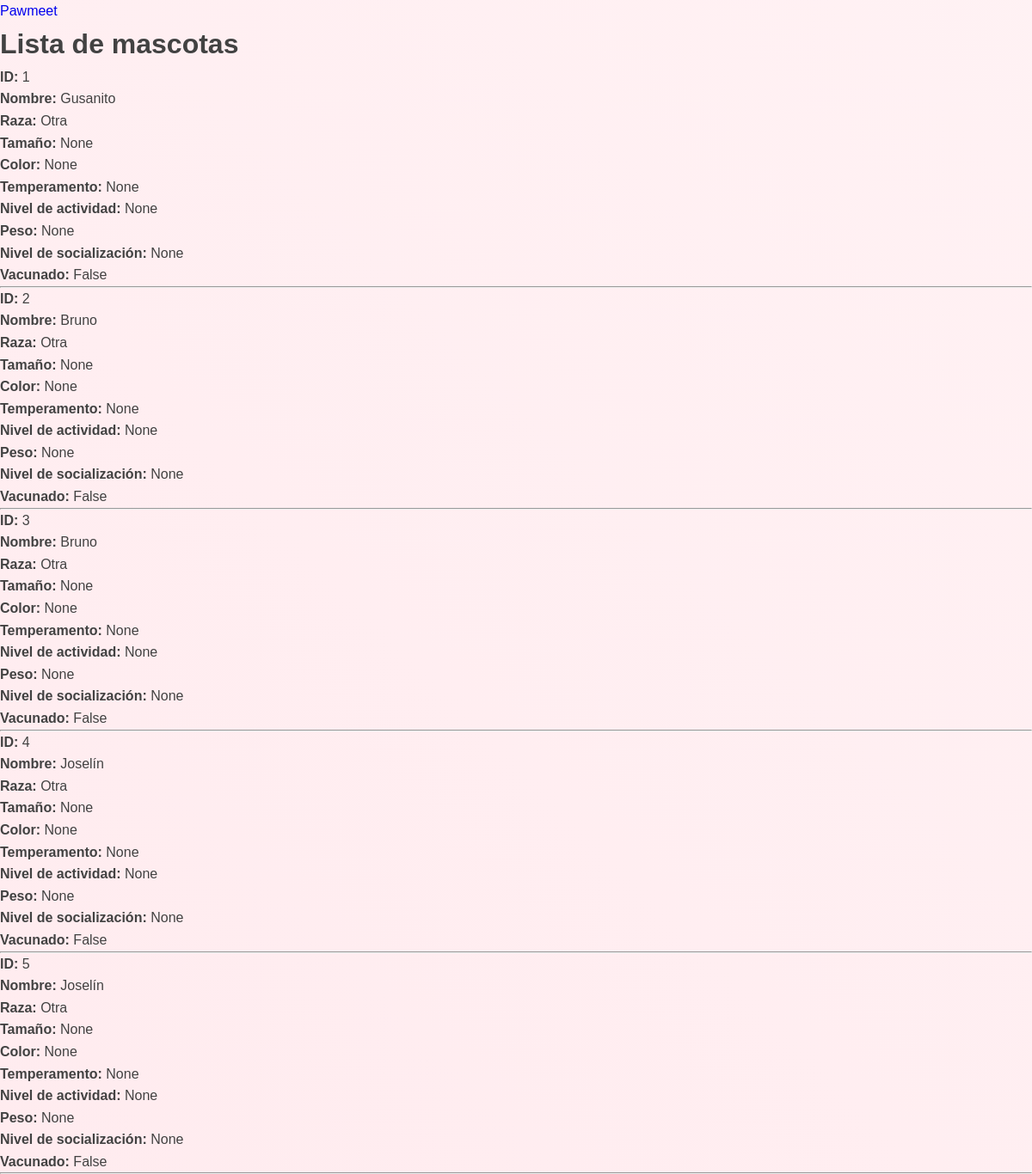
The page /list_mascotas/ on the database its author committed.
### mascotas/models.py (models this page shows, shortened)
class Mascota(models.Model):
    id = models.AutoField(primary_key=True)
    nombre = models.CharField(max_length=100)
    fecha_nacimiento = models.DateField(blank=True, null=True)
    foto = models.ImageField(upload_to='mascotas/', blank=True, null=True)
    dueño = models.ForeignKey('usuarios.UserProfile', on_delete=models.CASCADE, related_name="mascotas_datos")
    raza = models.CharField(max_length=100, blank=True, null=True)
    tamaño = models.CharField(max_length=50, choices=[('Pequeño', 'Pequeño'), ('Mediano', 'Mediano'), ('Grande', 'Grande')], blank=True, null=True)
    color = models.CharField(max_length=50, choices=[('Negro', 'Negro'), ('Blanco', 'Blanco'), ('Gris', 'Gris'), ('Marrón', 'Marrón'), ('Amarillo', 'Amarillo'), ('Naranja', 'Naranja'), ('Beige', 'Beige'), ('Rojo', 'Rojo'), ('Azul', 'Azul'), ('Verde', 'Verde'), ('Pardo', 'Pardo'), ('Dorado', 'Dorado'), ('Plata', 'Plata'), ('Morado', 'Morado'), ('Rosado', 'Rosado'), ('Café', 'Café'), ('Celeste', 'Celeste'), ('Blanco y negro', 'Blanco y negro'), ('Tricolor', 'Tricolor'), ('Atigrado', 'Atigrado')], blank=True, null=True)
    temperamento = models.CharField(max_length=50, choices=[('Activo', 'Activo'), ('Juguetón', 'Juguetón'), ('Tranquilo', 'Tranquilo'), ('Independiente', 'Independiente'), ('Sociable', 'Sociable'), ('Cariñoso', 'Cariñoso'), ('Protector', 'Protector'), ('Cauteloso', 'Cauteloso'), ('Tímido', 'Tímido'), ('Agresivo', 'Agresivo'), ('Dominante', 'Dominante'), ('Curioso', 'Curioso'), ('Desobediente', 'Desobediente'), ('Obediente', 'Obediente'), ('Amigable', 'Amigable')], blank=True, null=True)
    nivel_actividad = models.CharField(max_length=50, choices=[('Bajo', 'Bajo'), ('Medio', 'Medio'), ('Alto', 'Alto')], blank=True, null=True)
    peso = models.DecimalField(max_digits=5, decimal_places=2, blank=True, null=True)
    nivel_socializacion = models.CharField(max_length=50, choices=[('Alta', 'Alta'), ('Media', 'Media'), ('Baja', 'Baja')], blank=True, null=True)
    vacunado = models.BooleanField(default=False)
    castrado = models.BooleanField(default=False)  # Este campo indica si la mascota está castrada
    RAZAS_OPCIONES = [
    ('Airedale Terrier', 'Airedale Terrier'),
    ('Akita Inu', 'Akita Inu'),
    ('Alaskan Malamute', 'Alaskan Malamute'),
    ('American Bully', 'American Bully'),
    ('American Pit Bull Terrier', 'American Pit Bull Terrier'),
    ('American Staffordshire Terrier', 'American Staffordshire Terrier'),
    ('Australian Cattle Dog', 'Australian Cattle Dog'),
    ('Australian Shepherd', 'Australian Shepherd'),
    ('Basset Hound', 'Basset Hound'),
    ('Beagle', 'Beagle'),
    ('Belgian Malinois', 'Belgian Malinois'),
    ('Bernese Mountain Dog', 'Bernese Mountain Dog'),
    ('Bichón Frisé', 'Bichón Frisé'),
    ('Bloodhound', 'Bloodhound'),
    ('Border Collie', 'Border Collie'),
    ('Boston Terrier', 'Boston Terrier'),
    ('Boxer', 'Boxer'),
    ('Bulldog Francés', 'Bulldog Francés'),
    ('Bulldog Inglés', 'Bulldog Inglés'),
    ('Bullmastiff', 'Bullmastiff'),
    ('Cane Corso', 'Cane Corso'),
    ('Caniche (Poodle)', 'Caniche (Poodle)'),
    ('Cavalier King Charles Spaniel', 'Cavalier King Charles Spaniel'),
    ('Chihuahua', 'Chihuahua'),
    ('Chow Chow', 'Chow Chow'),
    ('Cocker Spaniel', 'Cocker Spaniel'),
    ('Collie', 'Collie'),
    ('Dálmata', 'Dálmata'),
    ('Dóberman', 'Dóberman'),
    ('Dogo Argentino', 'Dogo Argentino'),
    ('Dogo de Burdeos', 'Dogo de Burdeos'),
    ('Galgo Español', 'Galgo Español'),
    ('Golden Retriever', 'Golden Retriever'),
    ('Gran Danés', 'Gran Danés'),
    ('Husky Siberiano', 'Husky Siberiano'),
    ('Jack Russell Terrier', 'Jack Russell Terrier'),
    ('Labrador Retriever', 'Labrador Retriever'),
    ('Maltés', 'Maltés'),
    ('Mastín Español', 'Mastín Español'),
    ('Mastín Napolitano', 'Mastín Napolitano'),
    ('Pastor Alemán', 'Pastor Alemán'),
    ('Pastor Australiano', 'Pastor Australiano'),
    ('Pekinés', 'Pekinés'),
    ('Pembroke Welsh Corgi', 'Pembroke Welsh Corgi'),
    ('Pinscher Miniatura', 'Pinscher Miniatura'),
    ('Pit Bull Terrier', 'Pit Bull Terrier'),
    ('Pomerania', 'Pomerania'),
    ('Pug', 'Pug'),
    ('Rottweiler', 'Rottweiler'),
    ('Samoyedo', 'Samoyedo'),
    ('San Bernardo', 'San Bernardo'),
    ('Scottish Terrier', 'Scottish Terrier'),
    ('Setter Irlandés', 'Setter Irlandés'),
    ('Shiba Inu', 'Shiba Inu'),
    ('Shih Tzu', 'Shih Tzu'),
    ('Schnauzer', 'Schnauzer'),
    ('Staffordshire Bull Terrier', 'Staffordshire Bull Terrier'),
    ('Teckel (Dachshund)', 'Teckel (Dachshund)'),
    ('Terranova', 'Terranova'),
    ('Weimaraner', 'Weimaraner'),
    ('West Highland White Terrier', 'West Highland White Terrier'),
    ('Whippet', 'Whippet'),
    ('Yorkshire Terrier', 'Yorkshire Terrier'),
    ('Mestizo', 'Mestizo'),# Opción genérica
    ]
    raza = models.CharField(
        max_length=50,
        choices=RAZAS_OPCIONES,
        blank=False,
        null=False,
    )

### home/views.py (the view)
# urls.py: path('list_mascotas/', views.list_mascotas_view, name='list_mascotas'),
def list_mascotas_view(request):
    mascotas = Mascota.objects.all()
    context = {
        'mascotas': mascotas
    }
    return render(request, 'list_mascotas.html', context)

### home/templates/list_mascotas.html (shortened to what this page needs)
<!DOCTYPE html>
<html lang="es">
    <head>
        {% load static %}
        <link rel="stylesheet" href="{% static 'home/conectar.css' %}">
        <link rel="stylesheet" href="https://cdnjs.cloudflare.com/ajax/libs/font-awesome/6.5.1/css/all.min.css">
    </head>
    <body>
        <header>
            <nav>
                <div class="nav-container">
                    <a href="{% url 'home' %}" class="logo" style="text-decoration: none;">
                        <span>Pawmeet</span>
                    </a>
                </div>
            </nav>
        </header>
        <main>
<h1>Lista de mascotas</h1>
<ul>
    {% for mascota in mascotas %}
        <li>
            <strong>ID:</strong> {{ mascota.id }} <br>
            <strong>Nombre:</strong> {{ mascota.nombre }} <br>
            <strong>Raza:</strong> {{ mascota.raza }} <br>
            <strong>Tamaño:</strong> {{ mascota.tamaño }} <br>
            <strong>Color:</strong> {{ mascota.color }} <br>
            <strong>Temperamento:</strong> {{ mascota.temperamento }} <br>
            <strong>Nivel de actividad:</strong> {{ mascota.nivel_actividad }} <br>
            <strong>Peso:</strong> {{ mascota.peso }} <br>
            <strong>Nivel de socialización:</strong> {{ mascota.nivel_socializacion }} <br>
            <strong>Vacunado:</strong> {{ mascota.vacunado }} <br>
        </li>
        <hr>
    {% endfor %}
        </main>
    </body>
</html>

### home/static/home/conectar.css (style rules this page uses)
:root { --primary-color: #b86800; --secondary-color: #e38000; --text-color: #424242; --light-gray: #f5f5f5; --white: #ffffff; }
* { margin: 0; padding: 0; box-sizing: border-box; overflow: hidden; }
body { font-family: Arial, sans-serif; line-height: 1.6; color: var(--text-color); background: linear-gradient(45deg, rgba(254, 63, 97, 0.1), rgba(255, 123, 145, 0.1)); overflow-x: hidden; }
.logo { width: 50px; }

### rows shown on the page
Mascota: id "1", nombre "Gusanito", raza "Otra", tamaño "None", color "None", temperamento "None", nivel_actividad "None", peso "None", nivel_socializacion "None", vacunado "False"
Mascota: id "2", nombre "Bruno", raza "Otra", tamaño "None", color "None", temperamento "None", nivel_actividad "None", peso "None", nivel_socializacion "None", vacunado "False"
Mascota: id "3", nombre "Bruno", raza "Otra", tamaño "None", color "None", temperamento "None", nivel_actividad "None", peso "None", nivel_socializacion "None", vacunado "False"
Mascota: id "4", nombre "Joselín", raza "Otra", tamaño "None", color "None", temperamento "None", nivel_actividad "None", peso "None", nivel_socializacion "None", vacunado "False"
Mascota: id "5", nombre "Joselín", raza "Otra", tamaño "None", color "None", temperamento "None", nivel_actividad "None", peso "None", nivel_socializacion "None", vacunado "False"
